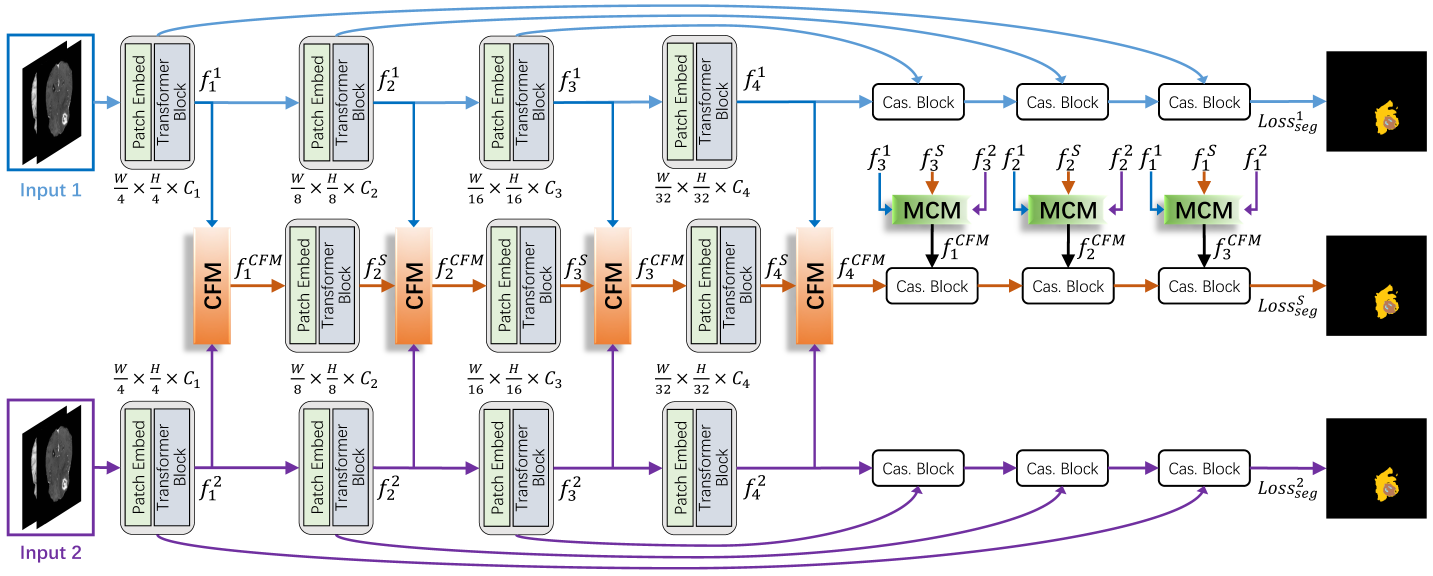
#> input picture imgs/F2Net.png, 10026 x 4031 px (shown at 1/7 size); its folder holds only this picture in this run
$ python -i dataloader.py   (imports and definitions only)
#> lines starting #> are read from the running program, lines starting #| are printed output that depends on the picture
#> further down, picture is the input picture: PIL image 10026x4031 RGB; mean R, G, B 223.2, 222.8, 223.2
import os
from PIL import Image
import random
import numpy as np
from PIL import ImageEnhance

from mindspore.dataset import transforms, vision, text
from mindspore.dataset import GeneratorDataset
from mindspore import ops


# several data augumentation strategies
# [28 lines left out: functions cv_random_flip, randomCrop, randomRotation, not called in this run]


def colorEnhance(image):
    bright_intensity = random.randint(5, 15) / 10.0
    image = ImageEnhance.Brightness(image).enhance(bright_intensity)
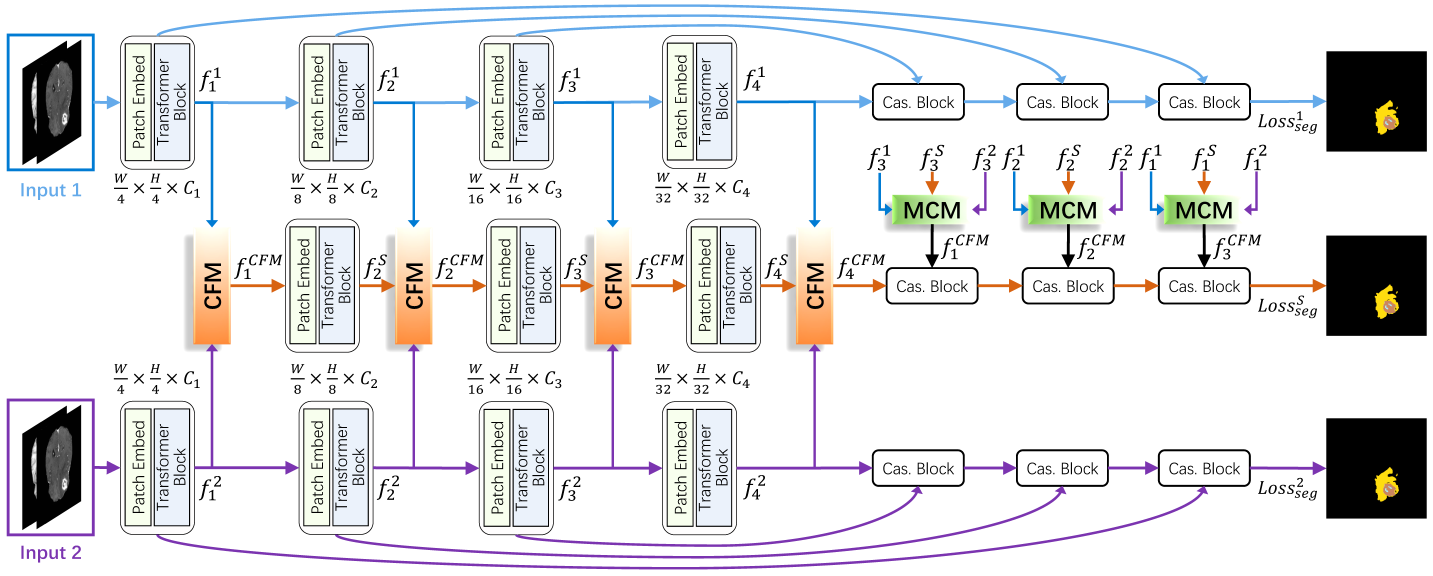
#> image: PIL image 10026x4031 RGB (shown at 1/7 size); mean R, G, B 226.5, 226.1, 226.8
    contrast_intensity = random.randint(5, 15) / 10.0
    image = ImageEnhance.Contrast(image).enhance(contrast_intensity)
    color_intensity = random.randint(0, 20) / 10.0
    image = ImageEnhance.Color(image).enhance(color_intensity)
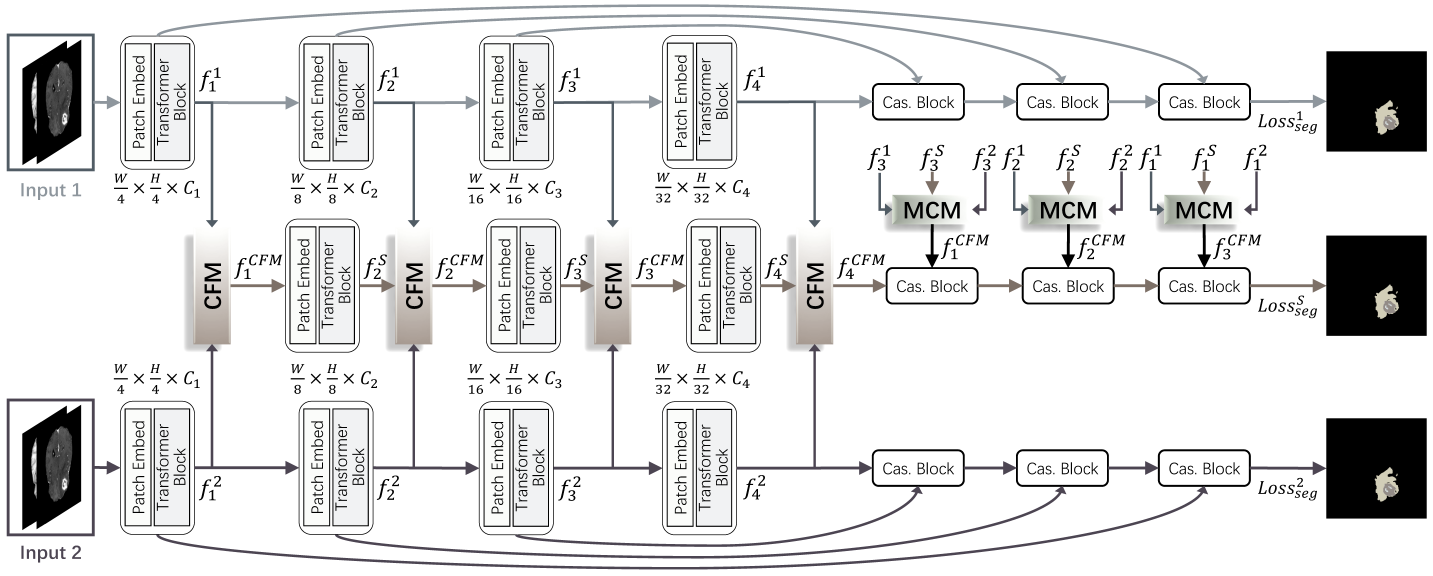
#> image: PIL image 10026x4031 RGB (shown at 1/7 size); mean R, G, B 225.9, 225.9, 226
    sharp_intensity = random.randint(0, 30) / 10.0
    image = ImageEnhance.Sharpness(image).enhance(sharp_intensity)
    return image


# [54 lines left out: functions randomGaussian, randomPeper, randomPeper_eg, not called in this run]


# dataset for training
class PolypObjDataset:
    # [59 lines left out: functions __init__, __getitem__, filter_files, rgb_loader, binary_loader, not called in this run]

    def __len__(self):
        return self.size


# dataloader for training
# [29 lines left out: functions get_loader, get_loader_test, not called in this run]


class test_dataset:
    """load test dataset (batchsize=1)"""

    # [27 lines left out: functions __init__, __getitem__, rgb_loader, binary_loader, not called in this run]

    def __len__(self):
        return self.size

>>> from PIL import Image
>>> picture = Image.open('../../../imgs/F2Net.png')
>>> result = colorEnhance(picture)
